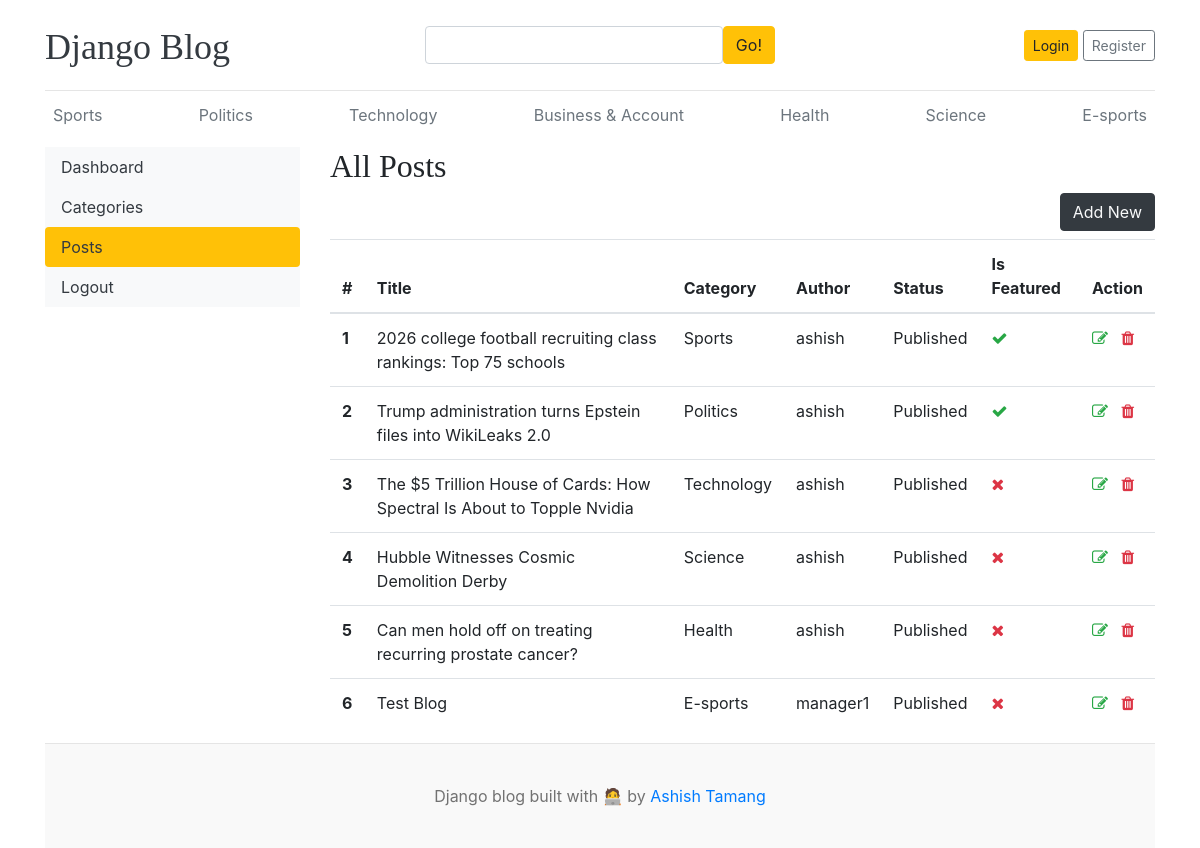
The app's page /dashboard/posts/ with its own data.
### blogs/models.py (models this page shows, shortened)
class Category(models.Model):
    category_name = models.CharField(max_length=255, unique=True)
    created_at = models.DateTimeField(auto_now_add=True)
    updated_at = models.DateTimeField(auto_now=True)
    class Meta:
        verbose_name_plural = 'Categories'
    def __str__(self):
        return self.category_name

class Blog(models.Model):
    title = models.CharField(max_length=255)
    slug = models.SlugField(max_length=255, unique=True, blank=True)
    category = models.ForeignKey(Category, on_delete=models.CASCADE)
    author = models.ForeignKey(User, on_delete=models.CASCADE)
    featured_image = models.ImageField(upload_to='uploads/%Y/%m/%d')
    short_description = models.TextField()
    blog_body = models.TextField()
    status = models.CharField(max_length=255, choices=STATUS_CHOICES, default='Draft')
    is_featured = models.BooleanField(default=False)
    created_at = models.DateTimeField(auto_now_add=True)
    updated_at = models.DateTimeField(auto_now=True)

### dashboards/views.py (the view)
# urls.py: path('posts/', views.posts, name='posts'),
def posts(request):
    posts = Blog.objects.all()
    context = {
        'posts': posts
    }
    return render(request, 'dashboard/posts.html', context)

### blogs/context_processors.py (called while the page is built)
def get_categories(request):
    categories = Category.objects.all()
    return dict(categories=categories)

def get_social_links(request):
    social_links = SocialLink.objects.all()
    return dict(social_links=social_links)

### templates/dashboard/posts.html (shortened to what this page needs)
{% extends 'base.html' %}
{% block content %}
<div class="row">
    {% include 'dashboard/sidebar.html' %}
    <div class="col-md-9">
        <h2>All Posts</h2>
        <a href="{% url 'add_post' %}" class="btn btn-dark text-light float-right mb-2">Add New</a>
        <table class="table table-hover">
            <thead>
                <tr>
                    <th>#</th>
                    <th>Title</th>
                    <th>Category</th>
                    <th>Author</th>
                    <th>Status</th>
                    <th>Is Featured</th>
                    <th>Action</th>
                </tr>
            </thead>
            <tbody>
                {% for post in posts %}
                <tr>
                    <th>{{ forloop.counter }}</th>
                    <td>{{ post.title }}</td>
                    <td>{{ post.category }}</td>
                    <td>{{ post.author }}</td>
                    <td>{{ post.status }}</td>
                    <td>{% if post.is_featured %}<i class="fa fa-check text-success"></i>{% else %}<i
                            class="fa fa-times text-danger"></i>{% endif %}
                    </td>
                    <td><a href="{% url 'edit_post' post.id %}"><i class="fa fa-edit text-success"></i></a>
                        <a href="{% url 'delete_post' post.id %}"><i class="fa fa-trash text-danger"></i></a>
                    </td>
                </tr>
                {% endfor %}
            </tbody>
        </table>
    </div>
</div>
{% endblock %}

### templates/base.html (shortened to what this page needs)
{% load static %}
<!DOCTYPE html>
<html lang="en">
<head>
    <link href="https://getbootstrap.com/docs/4.0/dist/css/bootstrap.min.css" rel="stylesheet">
    <link href="{% static 'css/blog.css' %}" rel="stylesheet">
    <link rel="stylesheet" href="https://cdnjs.cloudflare.com/ajax/libs/font-awesome/4.7.0/css/font-awesome.min.css">
</head>
<body>
    <div class="container">
        <header class="blog-header py-3">
            <div class="row flex-nowrap justify-content-between align-items-center">
                <div class="col-4 pt-1">
                    <a class="blog-header-logo text-dark" href="/">Django Blog</a>
                </div>
                <div class="col-4">
                    <form action="{% url 'search' %}" method="GET" class="d-flex">
                        <input class="form-control" type="text" name="keyword" value="{{ keyword }} "
                            placeholder="Enter search term..." aria-label="Enter search term..."
                            aria-describedby="button-search" />
                        <button type="submit" class="btn btn-warning" id="button-search" type="button">Go!</button>
                    </form>
                </div>
                <div class="col-4 d-flex justify-content-end align-items-center">
                    {% if not user.is_authenticated %}
                    <a class="btn btn-sm btn-warning" href="{% url 'login' %}">Login</a> &nbsp;
                    <a class="btn btn-sm btn-outline-secondary" href="{% url 'register' %}">Register</a>
                    {% else %}
                    <span><a href="{% url 'dashboard' %}">Dashboard</a></span>
                    &emsp;
                    <span><a href="{% url 'logout' %}">Logout</a></span>
                    {% endif %}
                </div>
            </div>
        </header>
        <div class="nav-scroller py-1 mb-2">
            <nav class="nav d-flex justify-content-between">
                {% for category in categories %}
                <a class="p-2 text-muted" href="{% url 'post_by_category' category.id %}">
                    {{ category.category_name }}</a>
                {% endfor %}
            </nav>
        </div>
        {% block content %}
        {% endblock %}
        <footer class="blog-footer">
            <p>Django blog built with 🧑‍💻 by <a href="#">Ashish Tamang</a></p>
        </footer>
</body>
</html>

### blog_main/static/css/blog.css (style rules this page uses)
.blog-header { border-bottom: 1px solid #e5e5e5; }
.blog-header-logo { font-family: "Playfair Display", Georgia, "Times New Roman", serif; font-size: 2.25rem; }
h1, h2, h3, h4, h5, h6 { font-family: "Playfair Display", Georgia, "Times New Roman", serif; }
.blog-footer { padding: 2.5rem 0; color: #727272; text-align: center; background-color: #f9f9f9; border-top: .05rem solid #e5e5e5; }
.blog-footer p:last-child { margin-bottom: 0; }

### records on screen
Category: category_name "Sports"
Category: category_name "Politics"
Category: category_name "Technology"
Category: category_name "Business & Account"
Category: category_name "Health"
Category: category_name "Science"
Category: category_name "E-sports"
Blog: title "2026 college football recruiting class rankings: Top 75 schools", category "Sports", author "ashish", status "Published", is_featured True (drawn)
Blog: title "Trump administration turns Epstein files into WikiLeaks 2.0", category "Politics", author "ashish", status "Published", is_featured True (drawn)
Blog: title "The $5 Trillion House of Cards: How Spectral Is About to Topple Nvidia", category "Technology", author "ashish", status "Published", is_featured False (drawn)
Blog: title "Hubble Witnesses Cosmic Demolition Derby", category "Science", author "ashish", status "Published", is_featured False (drawn)
Blog: title "Can men hold off on treating recurring prostate cancer?", category "Health", author "ashish", status "Published", is_featured False (drawn)
Blog: title "Test Blog", category "E-sports", author "manager1", status "Published", is_featured False (drawn)
